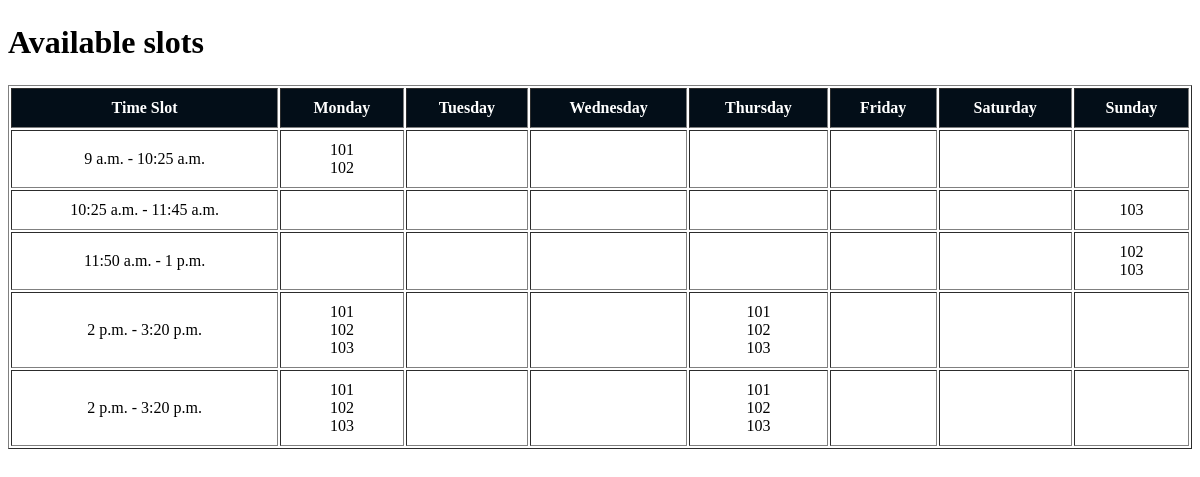
/routine/available-slots/, run on the app's committed database.
### routine/models.py (models this page shows, shortened)
class Slot(models.Model):
    day = models.CharField(max_length=10)
    start_time = models.TimeField()
    end_time = models.TimeField()
    is_available = models.BooleanField(default=True)
    date = models.DateField(null=True, blank=True)  # Add a date field

class Room(models.Model):
    number = models.CharField(max_length=10, unique=True)

### routine/views.py (the view)
# urls.py: path('available-slots/', views.available_slots_view, name='available_slots'),
def available_slots_view(request):
    days_of_week = ['Monday', 'Tuesday', 'Wednesday', 'Thursday', 'Friday', 'Saturday', 'Sunday']
    rooms = Room.objects.all()
    slots = Slot.objects.all()
    time_slots = Slot.objects.order_by('start_time').distinct()
    weekly_availability = []
    for day in days_of_week:
        day_slots = Slot.objects.filter(day=day)
        for slot in day_slots:
            booked_rooms = Routine.objects.filter(slot=slot, status='scheduled').values_list('room', flat=True)
            available_rooms = rooms.exclude(id__in=booked_rooms)
            weekly_availability.append({
                'day': day,
                'slot': slot,
                'available_rooms': available_rooms,
            })
    return render(request, 'routine/available_slots.html', {
        'weekly_availability': weekly_availability,
        'days_of_week': days_of_week,
        'time_slots': time_slots,
    })

### templates/routine/available_slots.html (shortened to what this page needs)
<h1 class="text-center my-4">Available slots</h1>
<table border="1" class="table table-bordered table-striped">
    <thead class="thead-dark">
        <tr>
            <th class="text-center">Time Slot</th>
            {% for day in days_of_week %}
                <th class="text-center">{{ day }}</th>
            {% endfor %}
        </tr>
    </thead>
    <tbody>
        {% for time_slot in time_slots %}
            <tr>
                <td class="text-center">{{ time_slot.start_time }} - {{ time_slot.end_time }}</td>
                {% for day in days_of_week %}
                    <td>
                        <ul class="list-unstyled">
                            {% for availability in weekly_availability %}
                                {% if availability.day == day and availability.slot.start_time == time_slot.start_time and availability.slot.end_time == time_slot.end_time %}
                                    {% for room in availability.available_rooms %}
                                        <li>{{ room.number }}</li>
                                    {% empty %}
                                        <li class="text-muted">No available rooms</li>
                                    {% endfor %}
                                {% endif %}
                            {% endfor %}
                        </ul>
                    </td>
                {% endfor %}
            </tr>
        {% endfor %}
    </tbody>
</table>

### templates/routine/available_slots.html (style rules this page uses)
.table { width: 100%; margin-top: 20px; }
.table th, .table td { vertical-align: middle; text-align: center; padding: 10px; }
.thead-dark { background-color: #343a40; color: white; }
th { background-color: rgb(3, 14, 24); }
td { background-color: #fff; }
.list-unstyled { margin: 0; padding: 0; list-style: none; }
.my-4 { margin-top: 1.5rem !important; margin-bottom: 1.5rem !important; }

### data on the page
Slot: start_time "9 a.m.", end_time "10:25 a.m."
Room: number "101"
Room: number "102"
Slot: start_time "10:25 a.m.", end_time "11:45 a.m."
Room: number "103"
Slot: start_time "11:50 a.m.", end_time "1 p.m."
Slot: start_time "2 p.m.", end_time "3:20 p.m."
Slot: start_time "2 p.m.", end_time "3:20 p.m."

### other printed values
{{ day }} "Monday" "Tuesday" "Wednesday" "Thursday" "Friday" "Saturday" "Sunday"
